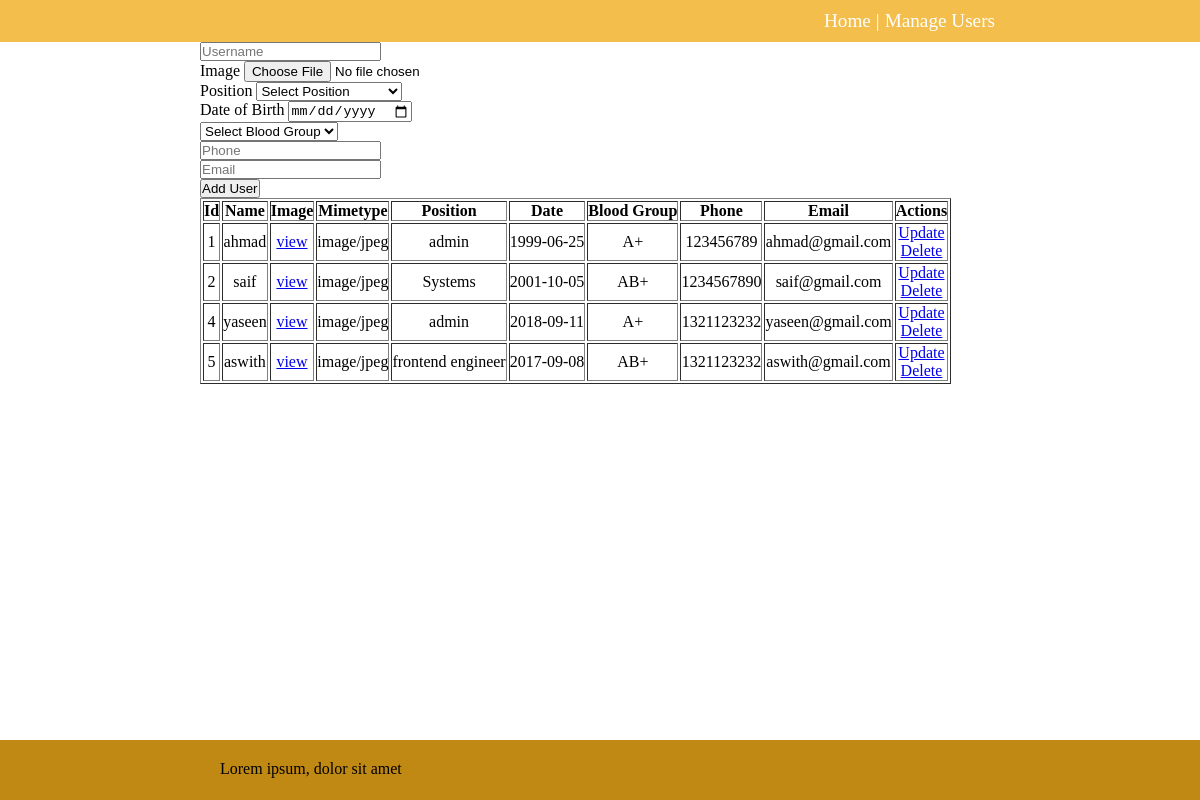
/users, run on an earlier commit of the app's database.
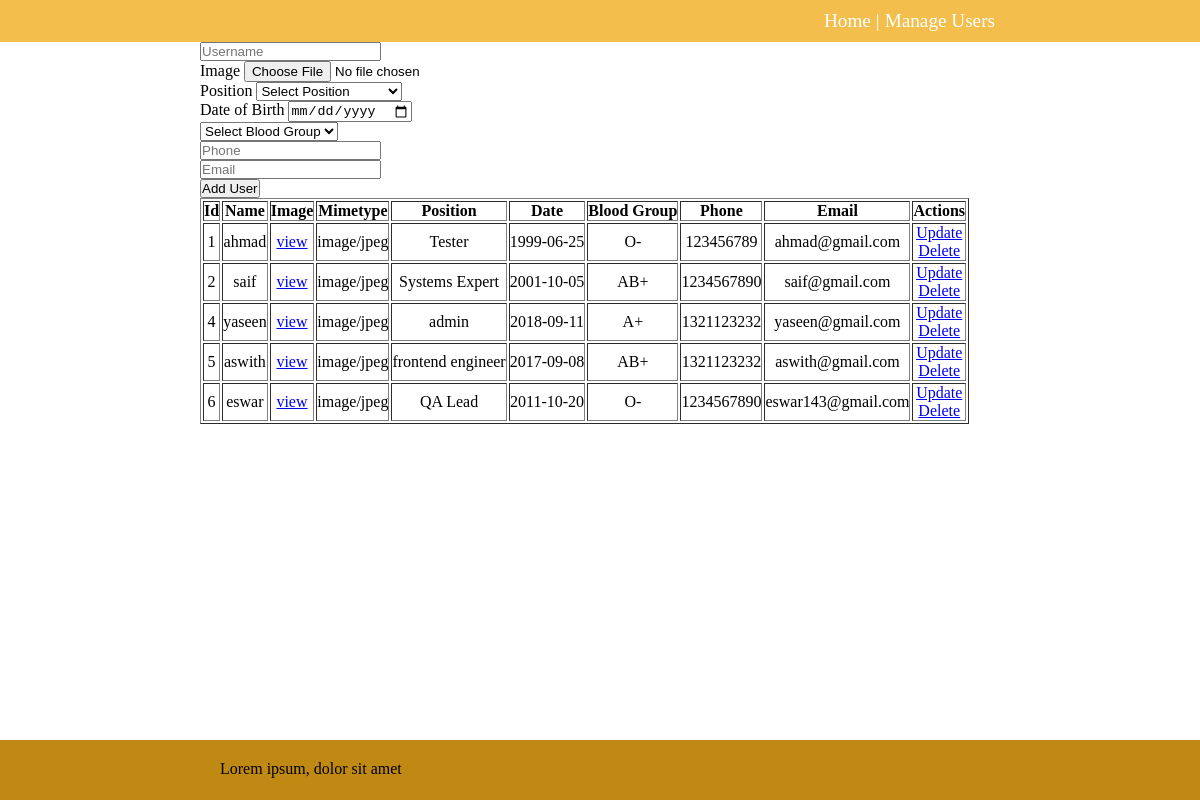
And on a later commit of the database.
### app.py (models this page shows, shortened)
class User(db.Model):
    id = db.Column(db.Integer, primary_key = True)
    name = db.Column(db.String(50), nullable = False)
    pic = db.Column(db.Text, unique = True, nullable = False)
    mimetype = db.Column(db.Text, nullable = False)
    position = db.Column(db.String(50), nullable = False)
    date_of_birth = db.Column(db.Date, nullable = False)
    blood_group = db.Column(db.String(50), nullable = False)
    phone = db.Column(db.String(50), nullable = False)
    email = db.Column(db.String(80), nullable = False)

### app.py (the view)
@app.route('/users',methods = ['GET','POST'])
def users():
    if request.method == 'POST':
        pic = request.files['pic']
        if not pic:
            return "No pic Uploaded", 400
        username = request.form['username']
        filename = secure_filename(pic.filename)
        mimetype = pic.mimetype
        position = request.form['position']
        dob = request.form['DOB'].split("-")
        date_of_birth = date(int(dob[0]), int(dob[1]), int(dob[2]))
        blood_group = request.form['blood_group']
        phone = request.form['phone']
        email = request.form['email']
        new_user = User(
            name=username,
            pic = pic.read(),
            date_of_birth = date_of_birth,
            mimetype = mimetype,
            position = position,
            blood_group = blood_group,
            phone = phone,
            email=email
            )
        try:
            db.session.add(new_user)
            db.session.commit()
            return redirect('/users')
        except exc.IntegrityError:
            db.session.rollback()
            return f"The image was already associated with other user"
        except:
            return f"There was a problem adding a user..."
    else:
        users = User.query.order_by(User.id).all()
        return render_template('users.html',users = users)

### templates/users.html (shortened to what this page needs)
{% extends 'base.html' %}
{% block body %}
<form action="{{ url_for('users') }}" enctype="multipart/form-data" method="POST">
    <input type="text" name="username" id="name" placeholder="Username" required><br>
    <label for="pic">Image</label>
    <input type="file" name="pic" id="pic" required><br>
    <label for="position">Position</label>
    <select name="position" id="positions">
        <option value="none" selected disabled hidden>
            Select Position
        </option>
    </select> <br>
    <label for="DOB">Date of Birth</label>
    <input type="date" name="DOB" id="DOB" placeholder="Date of Birth" required><br>
    <select name="blood_group" id="blood_group">
        <option value="none" selected disabled hidden>
            Select Blood Group
        </option>
    </select> <br>
    <input type="tel" name="phone" id="phone" placeholder="Phone" required><br>
    <input type="email" name="email" id="email" placeholder="Email" required><br>
    <input type="submit" value="Add User">
</form>
<table border="1px" style="text-align: center;">
    <tr>
        <th>Id</th>
        <th>Name</th>
        <th>Image</th>
        <th>Mimetype</th>
        <th>Position</th>
        <th>Date</th>
        <th>Blood Group</th>
        <th>Phone</th>
        <th>Email</th>
        <th>Actions</th>
    </tr>
    {% for user in users %}
        <tr>
            <td>{{ user.id }}</td>
            <td>{{ user.name }}</td>
            <td><a href="{{ url_for('get_image',id = user.id ) }}" target="_blank">view</a></td>
            <td>{{ user.mimetype }}</td>
            <td>{{ user.position }}</td>
            <td>{{ user.date_of_birth }}</td>
            <td>{{ user.blood_group }}</td>
            <td>{{ user.phone }}</td>
            <td>{{ user.email }}</td>
            <td>
                <a href="/update/{{ user.id }}">
                    Update
                </a>
                <br>
                <a href="/delete/{{ user.id }}">
                    Delete
                </a>
            </td>
        </tr>
    {% endfor %}
</table>
{% endblock %}

### templates/base.html (shortened to what this page needs)
<!DOCTYPE html>
<html lang="en">
<head>
    <link rel="stylesheet" href="{{ url_for('static',filename='css/main.css') }}">
</head>
<body>
    <div class="wrapper">
        <header>
                <div class="container">
                <a href="{{ url_for('index') }}">Home</a> |
                <a href="{{ url_for('users') }}">Manage Users</a>
            </div>
        </header>
        <div class="container">
            {% block body %}{% endblock %}
        </div>
    </div>
    <div class="footer">
        <footer>
            <div class="container">
                <p>Lorem ipsum, dolor sit amet</p>
            </div>
        </footer>
    </div>
</body>
</html>

### static/css/main.css (style rules this page uses)
* { margin: 0; padding: 0; box-sizing: border-box; }
.wrapper header { background-color: rgb(243, 190, 75); color:white; padding: 10px; font-size: 1.2rem; }
.container { max-width:800px; margin: 0 auto; }
.wrapper header .container a { text-decoration: none; color: white; margin: 0 5px; }
.wrapper header .container { display:flex; flex-direction: row; justify-content: end; }
html, body { height: 100%; margin: 0; }
.footer { background-color: rgb(192, 137, 19); }
.wrapper { min-height: 100%; margin-bottom: -60px; }
.wrapper::after { content: ""; display: block; }
.wrapper::after, footer { height: 60px; }
footer .container p { padding: 20px; }

What changed in the data, as far as the page shows it:
changed User "ahmad": position "admin" → "Tester"; blood_group "A+" → "O-"
changed User "saif": position "Systems" → "Systems Expert"
added User: id "6", name "eswar", mimetype "image/jpeg", position "QA Lead", date_of_birth "2011-10-20", blood_group "O-", phone "1234567890", email "eswar143@gmail.com"
